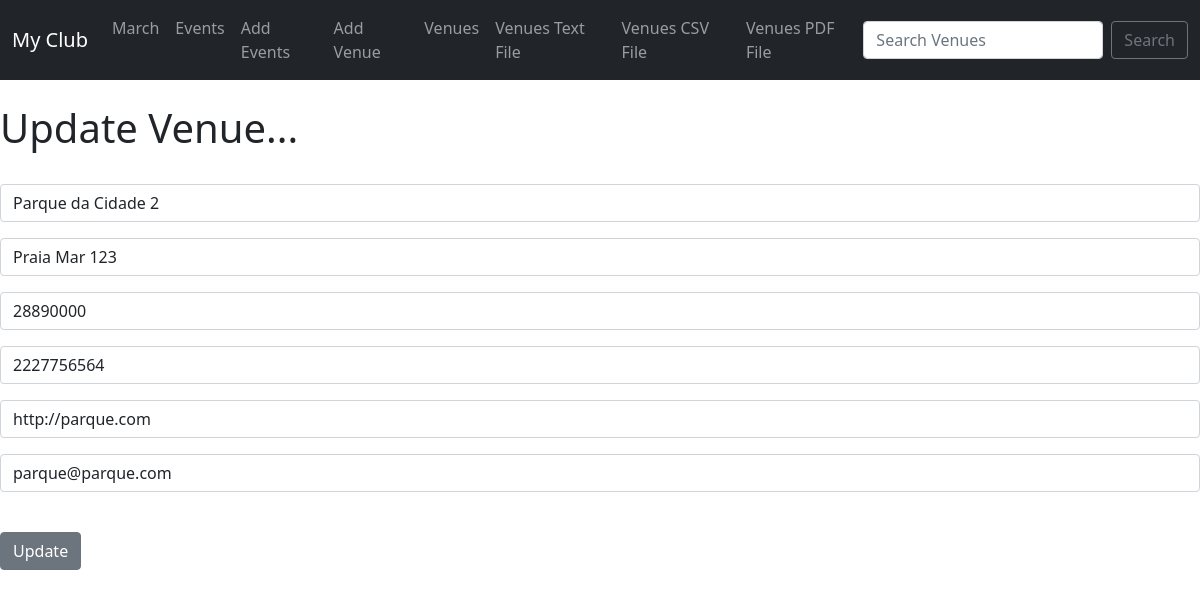
/update_venues/1, run on the app's committed database.
### events/models.py (models this page shows, shortened)
class Venue(models.Model):
    name = models.CharField('Venue Name' , max_length=120)
    address = models.CharField(max_length=300)
    zip_code = models.CharField('Zip Code' , max_length=15)
    phone = models.CharField('Contact Phone' , max_length=25)
    web = models.URLField('Website Address')
    email_address = models.EmailField('Email Address')

### events/views.py (the view)
# urls.py: path('update_venues/<venue_id>' , views.update_venues, name='update-venues'),
def update_venues(request, venue_id):
     venue = Venue.objects.get(pk=venue_id)
     form =  form = VenueForm(request.POST or None ,  instance=venue) # instance = venue -> Coloca os dados dentro dos campos para serem editados
     if form.is_valid():
         form.save()
         return redirect('list-venues')
     return render(request, 'events/update_venue.html' , {'venue': venue , 'form': form} )

### events/forms.py
class VenueForm(ModelForm):
    class Meta:
        model = Venue
        fields = ('name' , 'address' , 'zip_code' ,  'phone' , 'web' ,  'email_address' )
        labels = {
          'name':'',
          'address':'',
          'zip_code':'',
          'phone':'',
          'web':'',
          'email_address':''
        }
        widgets = {'name':forms.TextInput(attrs={'class': 'form-control' , 'placeholder': 'Venue Name'}),
                   'address':forms.TextInput(attrs={'class': 'form-control' , 'placeholder': 'Address'}),
                   'zip_code':forms.TextInput(attrs={'class': 'form-control' , 'placeholder': 'Zip Code'}),
                   'phone':forms.TextInput(attrs={'class': 'form-control' , 'placeholder': 'Phone'}),
                   'web':forms.TextInput(attrs={'class': 'form-control' , 'placeholder': 'Web Address'}),
                   'email_address':forms.EmailInput(attrs={'class': 'form-control' , 'placeholder': 'E-Mail'})
                   }

### events/templates/events/update_venue.html (shortened to what this page needs)
{% extends 'events/base.html' %}
{% block content %}
        <h1>Update Venue...</h1>
        <br/>
        <form action = "" method="POST">
            {{ form.as_p }}
            <br/>
            <input type="submit" value="Update" class="btn btn-secondary">
        </form>
 {% endblock %}

### data on the page
Venue: name "Parque da Cidade 2", address "Praia Mar 123", zip_code "28890000", phone "2227756564", web "http://parque.com", email_address "parque@parque.com"
